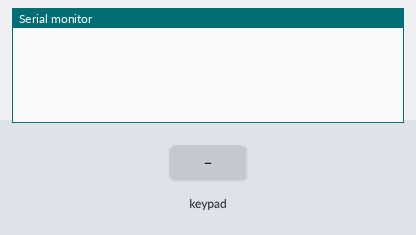
Bench run of a sketch on a simulated ESP32. On the bench: the last lines printed to the serial monitor. The inputs (shaded band) are chosen by the test bench.

Above: at 1.2 s.
1.3 s: key '1' pressed
At 1.7 s:
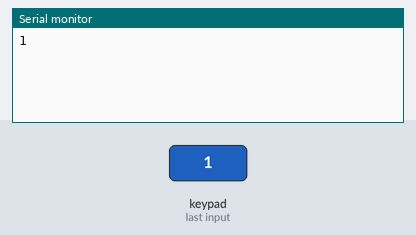
2.8 s: keypad keys 3 2 3 3 2 5 2 6 # pressed 0.4 s apart
At 6.6 s:
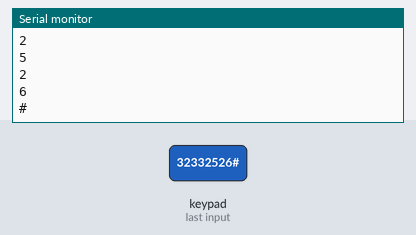
7.9 s: key '*' pressed
At 9.0 s:
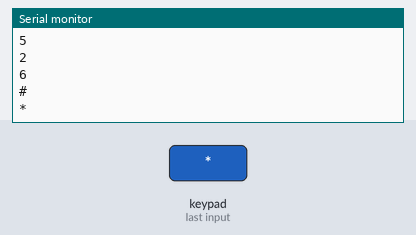
9.4 s: keypad keys 2 7 1 4 1 2 pressed 0.4 s apart
At 12.8 s:
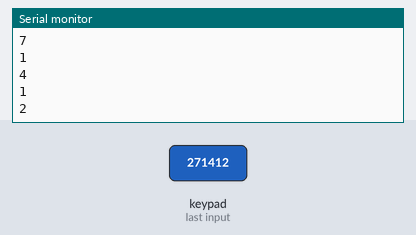
Timing chart, 0 to 14.3 s (numbered marks = the images above; inputs shaded):
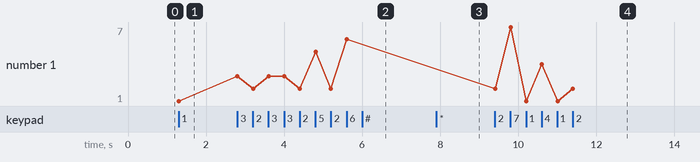

The sketch:

numpad_esp32.ino
```cpp
// esp32 numpad

/* @file HelloKeypad.pde
|| @version 1.0
|| @author Alexander Brevig
|| @contact alexanderbrevig@gmail.com
||
|| @description
|| | Demonstrates the simplest use of the matrix Keypad library.
|| #
*/
// #include <Keypad.h>

// const byte ROWS = 4; //four rows
// const byte COLS = 3; //three columns
// char keys[ROWS][COLS] = {
//   {'1','2','3'},
//   {'4','5','6'},
//   {'7','8','9'},
//   {'*','0','#'}
// };
// byte rowPins[ROWS] = {12, 11, 10, 9}; //connect to the row pinouts of the keypad
// byte colPins[COLS] = {8, 7, 6}; //connect to the column pinouts of the keypad

// Keypad keypad = Keypad( makeKeymap(keys), rowPins, colPins, ROWS, COLS );

// void setup(){
//   Serial.begin(9600);
// }

// void loop(){
//   char key = keypad.getKey();

//   if (key){
//     Serial.println(key);
//   }
// }


#include <Keypad.h>
char key;
const byte ROWS = 4; //four rows
const byte COLS = 3; //three columns
int count =0;
// char key[20];
char keys[ROWS][COLS] = {
  {'1','2','3'},
  {'4','5','6'},
  {'7','8','9'},
  {'*','0','#'}
};

byte rowPins[ROWS] = {32,33, 25, 26}; //connect to the row pinouts of the keypad
byte colPins[COLS] = {27, 14, 12}; //connect to the column pinouts of the keypad
Keypad keypad = Keypad( makeKeymap(keys), rowPins, colPins, ROWS, COLS );

void setup(){
  Serial.begin(9600);
}

void loop(){


   char key = keypad.getKey();
   if (key){

    Serial.println(key);
   }


}


void function ()
{

  if (key='2')
   {
     if(key='2')
     {
        Serial.print("go forward 10 cm");
     }
   }

}
```

Measured:
- after the input at 1.3 s, the serial monitor: prints a new line at once (image 1)
- after the input at 2.8 s, the serial monitor: prints a new line at once (image 2)
- after the input at 7.9 s, the serial monitor: prints a new line at once (image 3)
- after the input at 9.4 s, the serial monitor: prints a new line at once (image 4)
- plotted number 1: 1 → 6 after the input at 2.8 s, 6 → 2 after the input at 9.4 s
